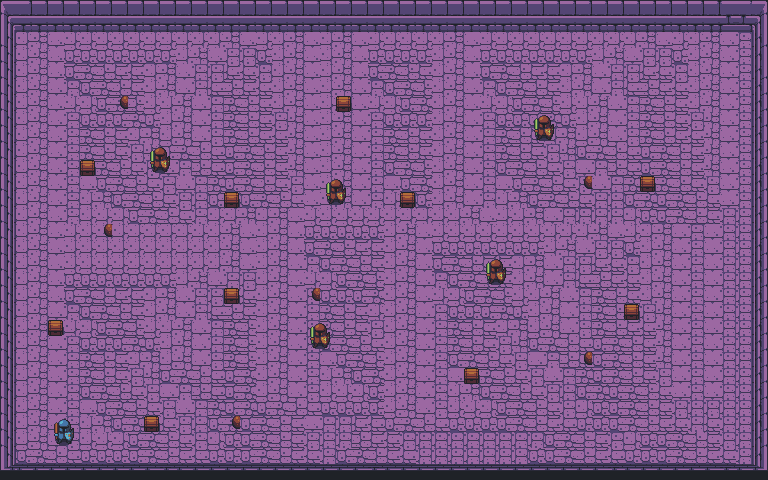

Rendered tile map (Tiled .tmx) drawn with the repository's tilesets; below, a short description and the map source with its tile grids summarised:
An orthogonal 48x30 tile map with 16x16 px tiles, 2 tile layers (Tile Layer 1, Tile Layer 2).

<map version="1.0" tiledversion="1.1.5" orientation="orthogonal" renderorder="right-down" width="48" height="30" tilewidth="16" tileheight="16" infinite="0" nextobjectid="1">
 <tileset firstgid="1" source="dungeon_1.tsx" />
 <layer name="Tile Layer 1" width="48" height="30">
  <data>[1440 cells, 1440 non-empty, 27 distinct tile ids]</data>
 </layer>
 <layer name="Tile Layer 2" width="48" height="30">
  <data>[1440 cells, 40 non-empty, 10 distinct tile ids]</data>
 </layer>
</map>
